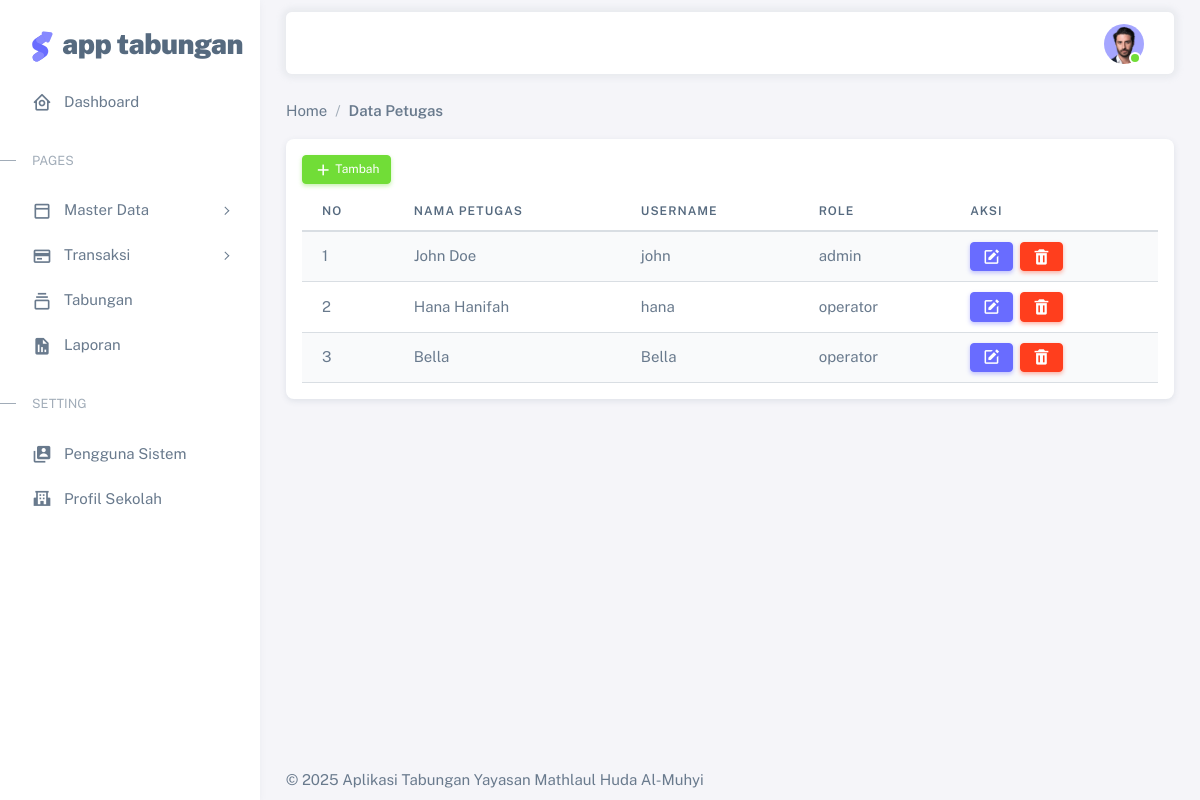
Screenshot of /pengguna/index.php (signed in) with the database file from the repository.
### tables this page shows
CREATE TABLE `petugas` (
  `id` int NOT NULL,
  `nama_petugas` varchar(100) NOT NULL,
  `username` varchar(100) NOT NULL,
  `password` varchar(255) NOT NULL,
  `role` enum('admin','operator') NOT NULL,
  `foto` varchar(255) NOT NULL
);

### pengguna/index.php (the view, shortened to what this page needs)
<?php
include "../config/app.php";
include "../templates/header.php";
$query = mysqli_query($conn, "SELECT * FROM petugas");
?>
<div class="container-xxl flex-grow-1 container-p-y">
    <nav aria-label="breadcrumb">
        <ol class="breadcrumb">
            <li class="breadcrumb-item">
                <a href="<?php echo BASE_URL ?>/index.php">Home</a>
            </li>
            <li class="breadcrumb-item active">Data Petugas</li>
        </ol>
    </nav>
    <div class="row">
        <div class="col-lg-12">
            <div class="card">
                <div class="table-responsive p-3">
                    <a href="<?=BASE_URL?>/pengguna/add.php" class="btn btn-sm btn-success mb-2">
                        <i class='bx bx-plus'></i> Tambah</a>
                    <table class="table table-striped mb-0">
                        <thead>
                            <tr>
                                <th>No</th>
                                <th>Nama Petugas</th>
                                <th>Username</th>
                                <th>Role</th>
                                <th>Aksi</th>
                            </tr>
                        </thead>
                        <tbody>
                            <?php if (mysqli_num_rows($query) === 0) : ?>
                            <tr>
                                <td colspan="7" class="text-center">Tidak ada data</td>
                            </tr>
                            <?php else :?>
                            <?php $no = 1;?>
                            <?php while ($row = mysqli_fetch_assoc($query)) :?>
                            <tr>
                                <td><?=$no++?></td>
                                <td><?= $row['nama_petugas']?></td>
                                <td><?= $row['username']?></td>
                                <td><?= $row['role']?></td>
                                <td>
                                    <a href="update.php?id=<?= $row['id']?>" class="btn btn-sm btn-primary me-1"
                                        title="Edit"><i class='bx bxs-edit'></i></a>
                                    <a href="delete.php?id=<?= $row['id']?>"
                                        class="btn btn-sm btn-danger me-1 tombolHapus" title="Delete"><i
                                            class='bx bxs-trash'></i></a>
                                </td>
                            </tr>
                            <?php endwhile;?>
                            <?php endif;?>
                        </tbody>
                    </table>
                </div>
            </div>
        </div>
    </div>
</div>
<?php include "../templates/footer.php"?>

### rows the page displays
petugas: nama_petugas "John Doe", username "john", role "admin"
petugas: nama_petugas "Hana Hanifah", username "hana", role "operator"
petugas: nama_petugas "Bella", username "Bella", role "operator"
